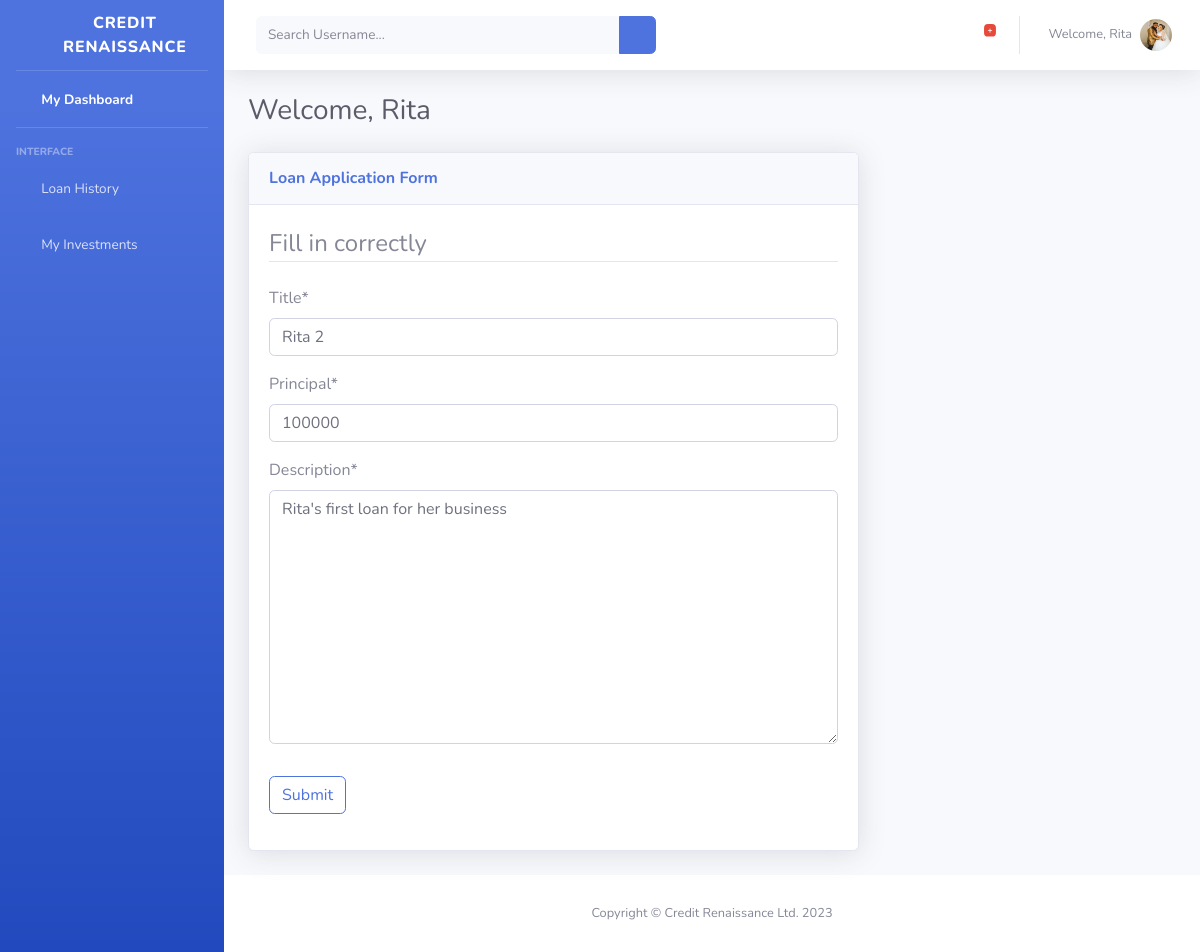
The app's page /loan/6/update (signed in) with its own data.
### users/models.py (models this page shows, shortened)
class Profile(models.Model):
	gender = (
			('Select Gender', 'Select Gender'),
			('Male','Male'),
			('Female','Female'),
		)
	user = models.OneToOneField(User, on_delete=models.CASCADE)
	image = models.ImageField(default='default.jpeg', upload_to='profile_pics')
	gender = models.CharField(max_length=30, choices=gender, default='Select Gender')
	bvn = models.CharField(max_length=30,  default=000)
	bank = models.CharField(max_length=30, default='State Your Bank')
	phone_no = models.CharField(max_length=30, default=0)
	address = models.TextField(max_length=150, default='my address')
	account_no = models.CharField(max_length=30,  default=000)
	guarantor = models.CharField(max_length=30, default='guarantor name')
	guarantor_phone_no = models.CharField(max_length=30, default=0)

### loan/models.py (models this page shows, shortened)
class Loan(models.Model):
	LOAN_STATUS = (
		('Complete', 'Complete'),
		('Incomplete', 'Incomplete'),
		)
	LOAN_REQUEST = (
			('Unapproved','Unapproved'),
			('Pending','Pending'),
			('Approved','Approved')
		)
	title = models.CharField(max_length=30, null='blank')
	slug = models.SlugField(max_length=200, default='title')
	start_date = models.DateTimeField(auto_now_add=True)
	end_date = models.DateTimeField(auto_now=True)
	principal = models.IntegerField(null='blank', default=100000)
	balance = models.FloatField(null='blank', default=100000)
	interest_rate = models.FloatField(default=0.1)
	tot_principal = models.CharField(max_length=30, null='blank')
	tot_interest = models.FloatField(max_length=30, null='blank', default=0.0)
	loan_duration = models.IntegerField( default=6)
	payment_status = models.CharField(max_length=30, choices=LOAN_STATUS, default='Incomplete')
	loan_request = models.CharField(max_length=30, choices=LOAN_REQUEST, default='Pending')
	group = models.ForeignKey(Group, null='blank', blank=True, on_delete=models.CASCADE, default=2,
							 related_name='batches')
	owner = models.ForeignKey(User, null='blank', on_delete=models.CASCADE,related_name='borrowers')
	description = models.TextField()
	frequency = models.IntegerField(null='blank', default=6)
	class Meta:
		ordering = ('-start_date',)
		index_together = (('id', 'slug'),)

### loan/views.py (the view, shortened to what this page needs)
# urls.py: path('loan/<int:pk>/update', LoanUpdateView.as_view(), name='loan-update'),
class LoanUpdateView(LoginRequiredMixin, UserPassesTestMixin, UpdateView):
	model = Loan
	fields = ['title', 'principal', 'description']
	def test_func(self):
		loan = self.get_object()
		if self.request.user == loan.owner:
			return True
		return False

### loan/templates/loan/loan_form.html (shortened to what this page needs)
{% extends 'loan/user_base.html' %}
{% load crispy_forms_tags %}
{% block content %}
        <div id="content-wrapper" class="d-flex flex-column">
            <div id="content">
               {% include 'loan/nav.html' %}
                <div class="container-fluid">
                    <div class="d-sm-flex align-items-center justify-content-between mb-4">
                        <h1 class="h3 mb-0 text-gray-800">Welcome, {{ user }} </h1>
                    </div>
                    <div class="row">
                        <div class="col-xl-8 col-lg-7">
                            <div class="card shadow mb-4">
                                <div
                                    class="card-header py-3 d-flex flex-row align-items-center justify-content-between">
                                    <h6 class="m-0 font-weight-bold text-primary">Loan Application Form</h6>
                                    <div class="dropdown no-arrow">
                                        <a class="dropdown-toggle" href="#" role="button" id="dropdownMenuLink"
                                            data-toggle="dropdown" aria-haspopup="true" aria-expanded="false">
                                            <i class="fas fa-ellipsis-v fa-sm fa-fw text-gray-400"></i>
                                        </a>
                                    </div>
                                </div>
                                <div class="card-body">
                                    <article class="media content-section">
                                        <div class="media-body">
                                            <div class="content-section">
                                                <form method="POST">
                                                    <fieldset class="form-group">
                                                        <legend class="border-bottom mb-4">Fill in correctly</legend>
                                                        {{ form | crispy }}
                                                    </fieldset>
                                                    <div class="form-group">
                                                        <button class="btn btn-outline-primary" type="submit">Submit</button>
                                                    </div>
                                                </form>
                                            </div>
                                        </div>
                                    </article>
                                </div>
                            </div>
                        </div>
             </div>
                </div>
            </div>
            {% include 'loan/footer.html' %}
        </div>
    </div>
{% endblock content %}

### loan/templates/loan/nav.html (shortened to what this page needs)
 <nav class="navbar navbar-expand navbar-light bg-white topbar mb-4 static-top shadow">
    <form action="{% url 'search-index' %}" method="GET"
        class="d-none d-sm-inline-block form-inline mr-auto ml-md-3 my-2 my-md-0 mw-100 navbar-search">
        <div class="input-group">
            <input type="text" name="q" class="form-control bg-light border-0 small" placeholder="Search Username..."
                aria-label="Search" aria-describedby="basic-addon2">
            <div class="input-group-append">
                <button class="btn btn-primary" type="submit">
                    <i class="fas fa-search fa-sm"></i>
                </button>
            </div>
        </div>
    </form>
    <ul class="navbar-nav ml-auto">
        <li class="nav-item dropdown no-arrow mx-1">
            <a class="nav-link dropdown-toggle" href="#" id="alertsDropdown" role="button"
                data-toggle="dropdown" aria-haspopup="true" aria-expanded="false">
                <i class="fas fa-bell fa-fw"></i>
                <span class="badge badge-danger badge-counter">{{ pending_loans }}+</span>
            </a>
        </li>
        <li class="nav-item dropdown no-arrow">
            <a class="nav-link dropdown-toggle" href="#" id="userDropdown" role="button"
                data-toggle="dropdown" aria-haspopup="true" aria-expanded="false">
                <span class="mr-2 d-none d-lg-inline text-gray-600 small">Welcome, {{ user }}</span>
                    <img class="img-profile rounded-circle" src="{{ user.profile.image.url }}" alt="profile pic">
            </a>
        </li>
    </ul>
</nav>

### records on screen
Loan: title "Rita 2", principal "100000", description "Rita's first loan for her business"

### other values on screen
{{ user }} "Rita"
